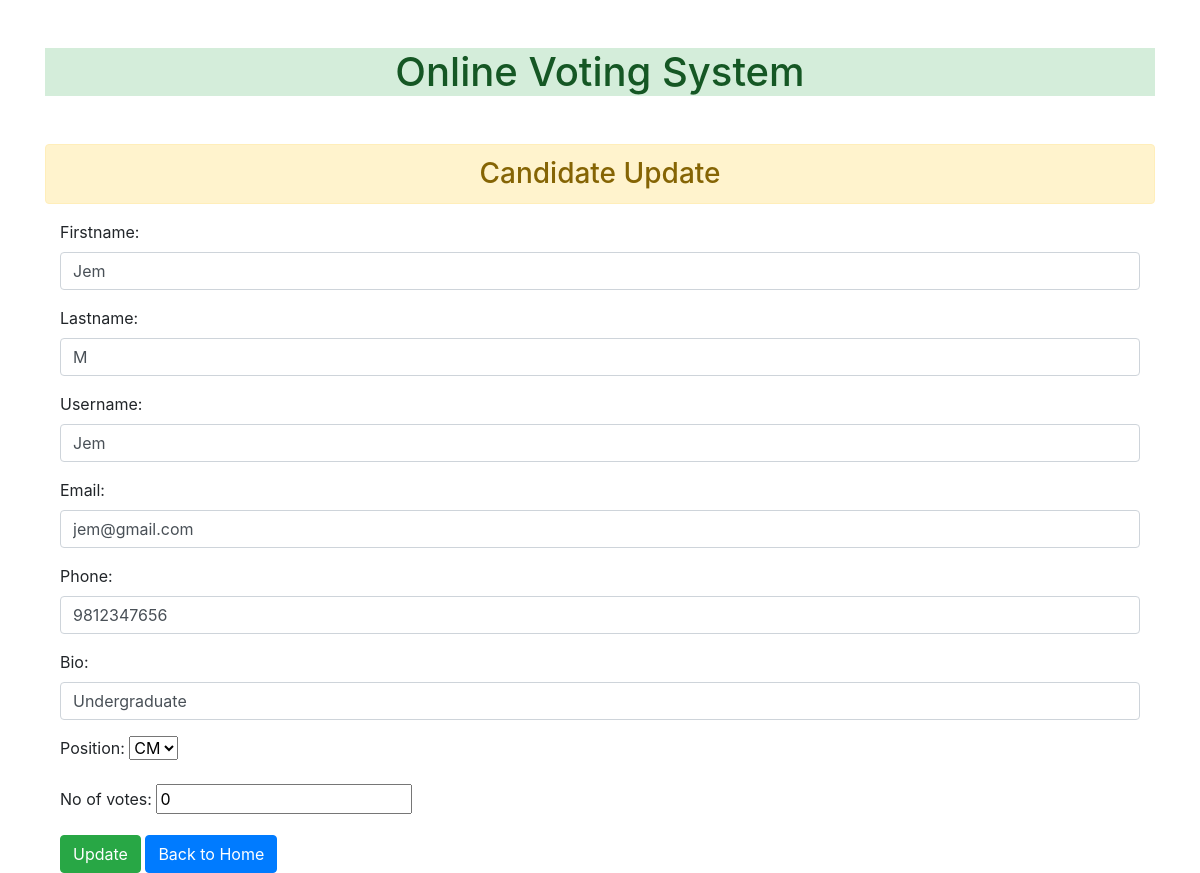
The app's page /updatecandidate/1 (signed in) with its own data.
### Voters/models.py (models this page shows, shortened)
class Candidate(models.Model):
    firstname=models.CharField(max_length=25,null=True)
    lastname=models.CharField(max_length=25,null=True)
    username=models.CharField(max_length=25,null=True,unique=True)
    email=models.EmailField(max_length=60,null=True,unique=True)
    phone = models.IntegerField(null=True, unique=True)
    bio = models.TextField(null=True)
    position = models.ForeignKey(Position, on_delete=models.CASCADE,default="")
    no_of_votes = models.IntegerField(default=0)

### Voters/views.py (the view)
# urls.py: path('updatecandidate/<int:id>',views.UpdateCandidate,name='updatecandidate'),
@login_required(login_url='login')
@user_passes_test(lambda user:user.is_staff)
def UpdateCandidate(request,id):
    if request.method=='POST':
        data=Candidate.objects.get(pk=id)
        form=CandidateForm(request.POST,instance=data)
        if form.is_valid():
            form.save()
    else:
        data=Candidate.objects.get(pk=id)
        form=CandidateForm(instance=data)
    context={
        'form':form,
    }
    return render (request,'updateCandidate.html',context)

### Voters/forms.py
class CandidateForm(ModelForm):
    class Meta:
        model=Candidate
        fields='__all__'
        widgets={
            'firstname':forms.TextInput(attrs={'class':'form-control'}),
            'lastname':forms.TextInput(attrs={'class':'form-control'}),
            'username':forms.TextInput(attrs={'class':'form-control'}),
            'email':forms.TextInput(attrs={'class':'form-control'}),
            'phone':forms.NumberInput(attrs={'class':'form-control'}),
            'bio':forms.TextInput(attrs={'class':'form-control'}),
        }

### Voters/models.py (called while the page is built)
    def __str__(self) :
        return self.name

### templates/updateCandidate.html (shortened to what this page needs)
{% extends 'base.html' %}
{% block content %}
<h3 class="alert alert-warning text-center">Candidate Update</h3>
<div class="container">
    <form action="" method="post">
        {{form.as_p}}
        <input type="submit" value="Update" class="btn btn-success">
        <a href="{% url 'admindashboard' %}" class="btn btn-primary"> Back to Home</a>
    </form>
</div>
{% endblock content %}

### records on screen
Candidate: firstname "Jem", lastname "M", username "Jem", email "jem@gmail.com", phone "9812347656", bio "Undergraduate", position "CM", no_of_votes "0"
